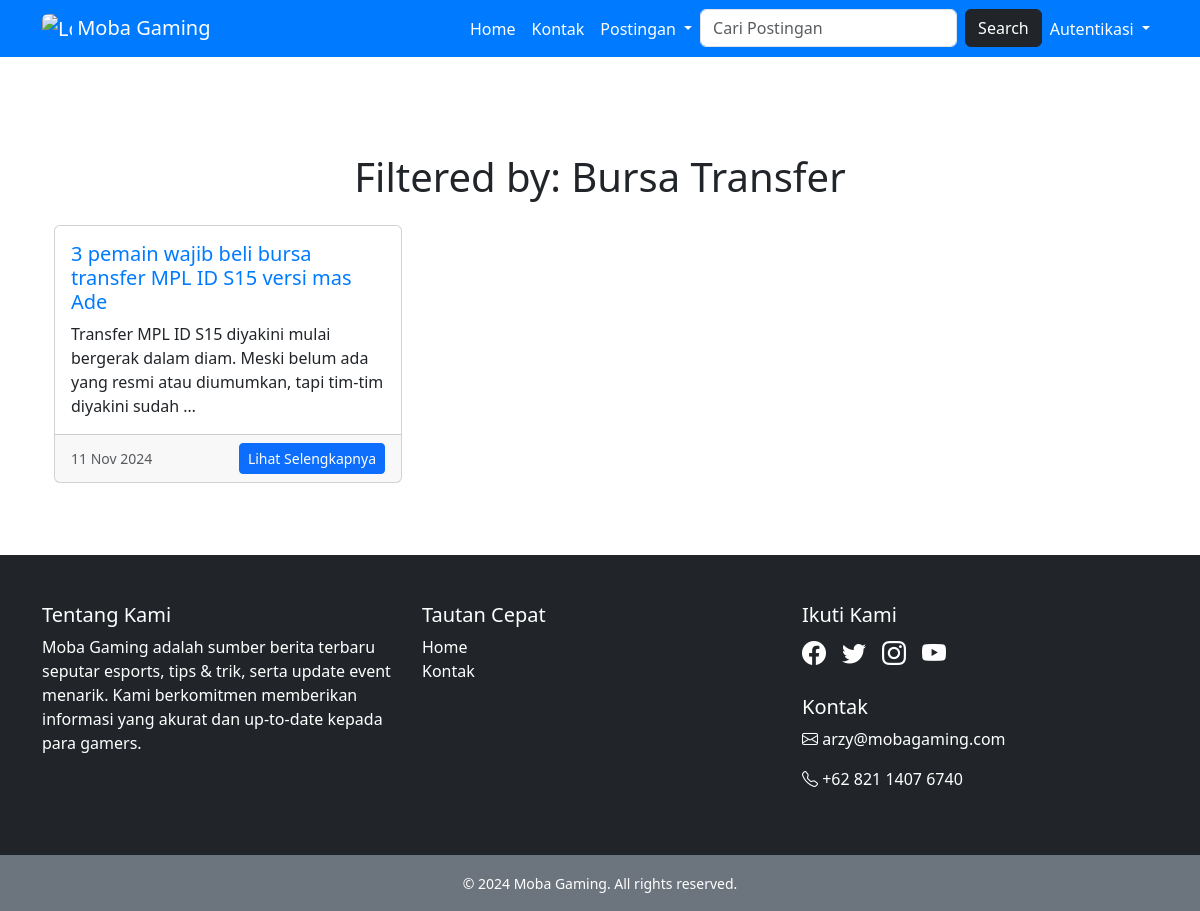
Page /bursa_transfer on the committed database.
### berita/models.py (models this page shows, shortened)
class Post(models.Model):
    BERITA = 'berita'
    TURNAMEN = 'turnamen'
    BURSA_TRANSFER = 'bursa_transfer'
    TIPS = 'tips'
    CATEGORY_CHOICES = [
        (BERITA, 'Berita'),
        (TURNAMEN, 'Turnamen'),
        (TIPS, 'Tips'),
        (BURSA_TRANSFER, 'Bursa Transfer'),
    ]
    title = models.CharField(max_length=100)
    content = models.TextField()
    category = models.CharField(
        max_length=50,
        choices=CATEGORY_CHOICES,
        default=BERITA,  # Default kategori adalah Berita
    )
    slug = models.SlugField(max_length=200, unique=True, blank=True, null=True)
    created_at = models.DateField(auto_now_add=True)

### berita/views.py (the view)
# urls.py: path('bursa_transfer', views.bursa_transfer, name='bursa_transfer'),
def bursa_transfer(request):
    posts = Post.objects.filter(category="bursa_transfer")
    return render(request, 'bursa_transfer.html', {'posts': posts})

### berita/templates/bursa_transfer.html
{% extends 'base.html' %} {% block content %} {% load static %}
<div class="container mt-5">
  <h1 class="text-center mb-4">Filtered by: Bursa Transfer</h1>
  <div class="row">
    {% for post in posts %}
    <div class="col-md-4 mb-4">
      <div class="card h-100">
        <div class="card-body d-flex flex-column">
          <h5 class="card-title">
            <a href="{% url 'detail' post.slug %}" style="text-decoration: none; color: #007bff"> {{ post.title }} </a>
          </h5>
          <p class="card-text">{{ post.content|truncatewords:20 }}</p>
        </div>
        <div class="card-footer text-muted d-flex justify-content-between align-items-center">
          <small>{{ post.created_at|date:"d M Y" }}</small>
          <a href="{% url 'detail' post.slug %}" class="btn btn-primary btn-sm">Lihat Selengkapnya</a>
        </div>
      </div>
    </div>
    {% empty %}
    <div class="col-12 text-center text-muted">
      <p>Belum ada postingan berita.</p>
    </div>
    {% endfor %}
  </div>
</div>
{% endblock %}

### berita/templates/base.html (style rules this page uses)
* { font-family: system-ui, -apple-system, BlinkMacSystemFont, "Segoe UI", Roboto, Oxygen, Ubuntu, Cantarell, "Open Sans", "Helvetica Neue", sans-serif; }
body { display: flex; flex-direction: column; min-height: 100vh; }

### rows in the picture
Post: title "3 pemain wajib beli bursa transfer MPL ID S15 versi mas Ade", content "Transfer MPL ID S15 diyakini mulai bergerak dalam diam. Meski belum ada yang resmi atau diumumkan, tapi tim-tim diyakini sudah …", created_at "11 Nov 2024"
